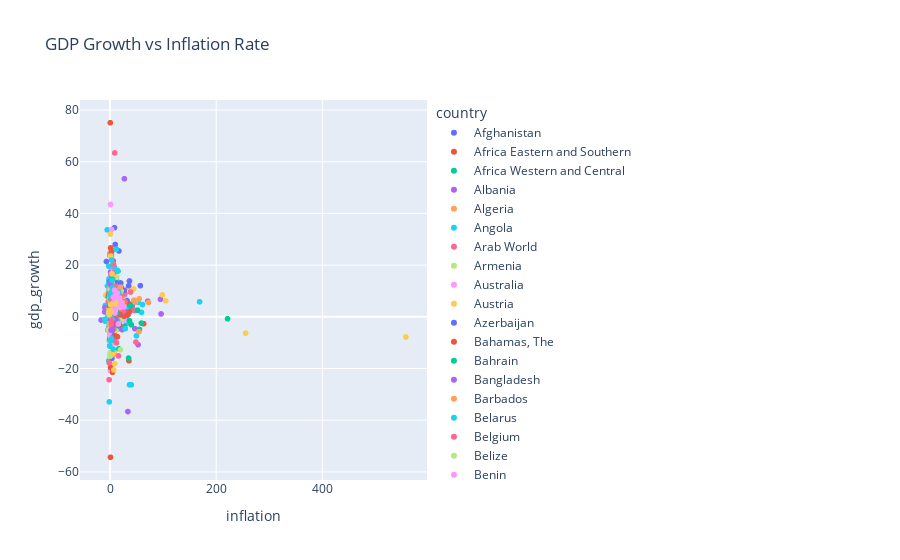

Write notebook code for a chart like this one.
### Code cell
fig = px.scatter(df,
                 x='inflation',
                 y='gdp_growth',
                 color='country',
                 hover_name='country',
                 title='GDP Growth vs Inflation Rate')

fig.show()
